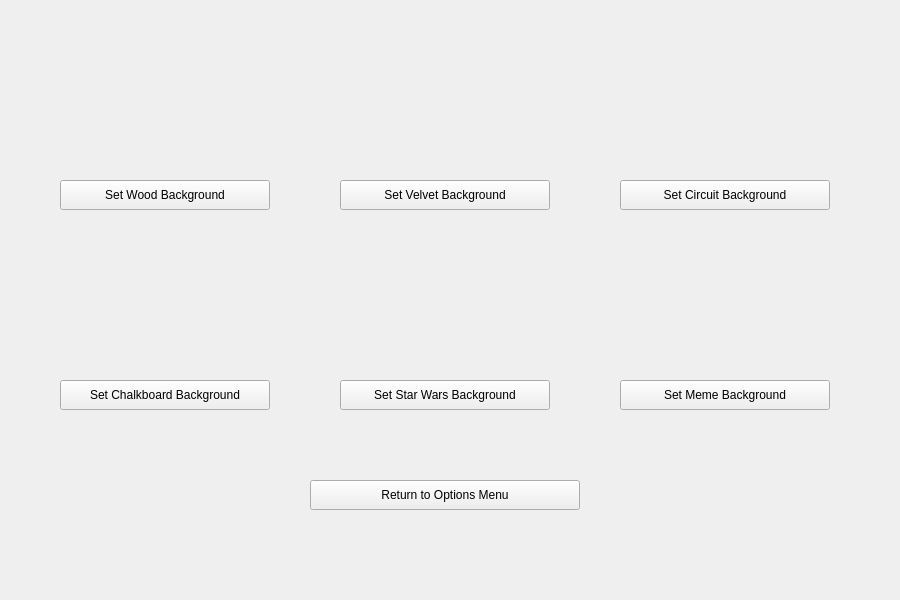
   <widget class="QWidget" name="backgroundMenu" native="true">
    <property name="geometry">
     <rect>
      <x>0</x>
      <y>0</y>
      <width>900</width>
      <height>600</height>
     </rect>
    </property>
    <widget class="QLabel" name="backgroundMenu_background">
     <property name="geometry">
      <rect>
       <x>0</x>
       <y>0</y>
       <width>900</width>
       <height>600</height>
      </rect>
     </property>
     <property name="text">
      <string/>
     </property>
     <property name="pixmap">
      <pixmap>Backgrounds/defaultBackground.jpg</pixmap>
     </property>
    </widget>
    <widget class="QPushButton" name="backgroundMenu_returnToOptionsMenuButton">
     <property name="geometry">
      <rect>
       <x>310</x>
       <y>480</y>
       <width>270</width>
       <height>30</height>
      </rect>
     </property>
     <property name="text">
      <string>Return to Options Menu</string>
     </property>
    </widget>
    <widget class="QLabel" name="backgroundMenu_backgroundWoodIcon">
     <property name="geometry">
      <rect>
       <x>90</x>
       <y>70</y>
       <width>150</width>
       <height>100</height>
      </rect>
     </property>
     <property name="text">
      <string/>
     </property>
     <property name="pixmap">
      <pixmap>Backgrounds/backgroundWoodPlanksIcon.jpg</pixmap>
     </property>
    </widget>
    <widget class="QLabel" name="backgroundMenu_backgroundStarWarsIcon">
     <property name="geometry">
      <rect>
       <x>370</x>
       <y>270</y>
       <width>150</width>
       <height>100</height>
      </rect>
     </property>
     <property name="text">
      <string/>
     </property>
     <property name="pixmap">
      <pixmap>Backgrounds/backgroundStarWarsIcon.jpg</pixmap>
     </property>
    </widget>
    <widget class="QLabel" name="backgroundMenu_backgroundVelvetIcon">
     <property name="geometry">
      <rect>
       <x>370</x>
       <y>70</y>
       <width>150</width>
       <height>100</height>
      </rect>
     </property>
     <property name="text">
      <string/>
     </property>
     <property name="pixmap">
      <pixmap>Backgrounds/backgroundVelvetIcon.jpg</pixmap>
     </property>
    </widget>
    <widget class="QLabel" name="backgroundMenu_backgroundChalkboardIcon">
     <property name="geometry">
      <rect>
       <x>90</x>
       <y>270</y>
       <width>150</width>
       <height>100</height>
      </rect>
     </property>
     <property name="text">
      <string/>
     </property>
     <property name="pixmap">
      <pixmap>Backgrounds/backgroundChalkboardIcon.jpg</pixmap>
     </property>
    </widget>
    <widget class="QLabel" name="backgroundMenu_backgroundMemeIcon">
     <property name="geometry">
      <rect>
       <x>650</x>
       <y>270</y>
       <width>150</width>
       <height>100</height>
      </rect>
     </property>
     <property name="text">
      <string/>
     </property>
     <property name="pixmap">
      <pixmap>Backgrounds/backgroundMemeIcon.jpg</pixmap>
     </property>
    </widget>
    <widget class="QLabel" name="backgroundMenu_backgroundCircuitIcon">
     <property name="geometry">
      <rect>
       <x>650</x>
       <y>70</y>
       <width>150</width>
       <height>100</height>
      </rect>
     </property>
     <property name="text">
      <string/>
     </property>
     <property name="pixmap">
      <pixmap>Backgrounds/backgroundCircuitBoardIcon.jpg</pixmap>
     </property>
    </widget>
    <widget class="QPushButton" name="backgroundMenu_setWoodBackgroundButton">
     <property name="geometry">
      <rect>
       <x>60</x>
       <y>180</y>
       <width>210</width>
       <height>30</height>
      </rect>
     </property>
     <property name="text">
      <string>Set Wood Background</string>
     </property>
    </widget>
    <widget class="QPushButton" name="backgroundMenu_setVelvetBackgroundButton">
     <property name="geometry">
      <rect>
       <x>340</x>
       <y>180</y>
       <width>210</width>
       <height>30</height>
      </rect>
     </property>
     <property name="text">
      <string>Set Velvet Background</string>
     </property>
    </widget>
    <widget class="QPushButton" name="backgroundMenu_setCircuitBackgroundButton">
     <property name="geometry">
      <rect>
       <x>620</x>
       <y>180</y>
       <width>210</width>
       <height>30</height>
      </rect>
     </property>
     <property name="text">
      <string>Set Circuit Background</string>
     </property>
    </widget>
    <widget class="QPushButton" name="backgroundMenu_setChalkboardBackgroundButton">
     <property name="geometry">
      <rect>
       <x>60</x>
       <y>380</y>
       <width>210</width>
       <height>30</height>
      </rect>
     </property>
     <property name="text">
      <string>Set Chalkboard Background</string>
     </property>
    </widget>
    <widget class="QPushButton" name="backgroundMenu_setStarWarsBackgroundButton">
     <property name="geometry">
      <rect>
       <x>340</x>
       <y>380</y>
       <width>210</width>
       <height>30</height>
      </rect>
     </property>
     <property name="text">
      <string>Set Star Wars Background</string>
     </property>
    </widget>
    <widget class="QPushButton" name="backgroundMenu_setMemeBackgroundButton">
     <property name="geometry">
      <rect>
       <x>620</x>
       <y>380</y>
       <width>210</width>
       <height>30</height>
      </rect>
     </property>
     <property name="text">
      <string>Set Meme Background</string>
     </property>
    </widget>
    <zorder>backgroundMenu_background</zorder>
    <zorder>backgroundMenu_returnToOptionsMenuButton</zorder>
    <zorder>backgroundMenu_backgroundStarWarsIcon</zorder>
    <zorder>backgroundMenu_backgroundVelvetIcon</zorder>
    <zorder>backgroundMenu_backgroundChalkboardIcon</zorder>
    <zorder>backgroundMenu_backgroundMemeIcon</zorder>
    <zorder>backgroundMenu_backgroundCircuitIcon</zorder>
    <zorder>backgroundMenu_setWoodBackgroundButton</zorder>
    <zorder>backgroundMenu_setVelvetBackgroundButton</zorder>
    <zorder>backgroundMenu_setCircuitBackgroundButton</zorder>
    <zorder>backgroundMenu_setChalkboardBackgroundButton</zorder>
    <zorder>backgroundMenu_setStarWarsBackgroundButton</zorder>
    <zorder>backgroundMenu_setMemeBackgroundButton</zorder>
    <zorder>backgroundMenu_backgroundWoodIcon</zorder>
   </widget>
